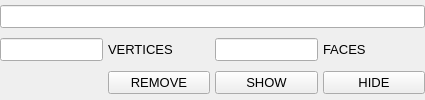
	<widget class="QWidget" name="panelSurface">
	  <property name="sizePolicy">
	    <sizepolicy hsizetype="Expanding" vsizetype="Fixed">
	      <horstretch>0</horstretch>
	      <verstretch>0</verstretch>
	    </sizepolicy>
	  </property>
	  <property name="visible">
	    <bool>false</bool>
	  </property>

	  <layout class="QGridLayout" name="panelSurfaceGridLayout">
	    <property name="leftMargin">
	      <number>0</number>
	    </property>
	    <property name="topMargin">
	      <number>0</number>
	    </property>
	    <property name="rightMargin">
	      <number>0</number>
	    </property>
	    <property name="bottomMargin">
	      <number>0</number>
	    </property>
	    <property name="spacing">
	      <number>5</number>
	    </property>

	    <item row="0" column="0" colspan="4">
	      <widget class="QLineEdit" name="editSurfaceStatus">
		<property name="sizePolicy">
		  <sizepolicy hsizetype="Expanding" vsizetype="Fixed">
		    <horstretch>1</horstretch>
		    <verstretch>0</verstretch>
		  </sizepolicy>
		</property>
		<property name="text">
		  <string/>
		</property>
		<property name="readOnly">
		  <bool>true</bool>
		</property>
		<property name="font">
		  <font>
		    <pointsize>10</pointsize>
		  </font>
		</property>
		<property name="alignment">
		  <set>Qt::AlignCenter</set>
		</property>
	      </widget>
	    </item>

	    <item row="1" column="0">
	      <widget class="QLineEdit" name="editSurfaceVertices">
		<property name="sizePolicy">
		  <sizepolicy hsizetype="Expanding" vsizetype="Fixed">
		    <horstretch>1</horstretch>
		    <verstretch>0</verstretch>
		  </sizepolicy>
		</property>
		<property name="text">
		  <string/>
		</property>
		<property name="readOnly">
		  <bool>true</bool>
		</property>
		<property name="font">
		  <font>
		    <pointsize>10</pointsize>
		  </font>
		</property>
	      </widget>
	    </item>

	    <item row="1" column="1">
	      <widget class="QLabel" name="labelSurfaceVertices">
		<property name="sizePolicy">
		  <sizepolicy hsizetype="Expanding" vsizetype="Fixed">
		    <horstretch>1</horstretch>
		    <verstretch>0</verstretch>
		  </sizepolicy>
		</property>
		<property name="margin">
		  <number>5</number>
		</property>
		<property name="alignment">
		  <set>Qt::AlignLeft|Qt::AlignVCenter</set>
		</property>
		<property name="text">
		  <string>VERTICES</string>
		</property>
		<property name="font">
		  <font>
		    <pointsize>10</pointsize>
		  </font>
		</property>
	      </widget>
	    </item>

	    <item row="1" column="2">
	      <widget class="QLineEdit" name="editSurfaceFaces">
		<property name="sizePolicy">
		  <sizepolicy hsizetype="Expanding" vsizetype="Fixed">
		    <horstretch>1</horstretch>
		    <verstretch>0</verstretch>
		  </sizepolicy>
		</property>
		<property name="text">
		  <string/>
		</property>
		<property name="readOnly">
		  <bool>true</bool>
		</property>
		<property name="font">
		  <font>
		    <pointsize>10</pointsize>
		  </font>
		</property>
	      </widget>
	    </item>

	    <item row="1" column="3">
	      <widget class="QLabel" name="labelSurfaceFaces">
		<property name="sizePolicy">
		  <sizepolicy hsizetype="Expanding" vsizetype="Fixed">
		    <horstretch>1</horstretch>
		    <verstretch>0</verstretch>
		  </sizepolicy>
		</property>
		<property name="margin">
		  <number>5</number>
		</property>
		<property name="alignment">
		  <set>Qt::AlignLeft|Qt::AlignVCenter</set>
		</property>
		<property name="text">
		  <string>FACES</string>
		</property>
		<property name="font">
		  <font>
		    <pointsize>10</pointsize>
		  </font>
		</property>
	      </widget>
	    </item>

	    <item row="2" column="1">
	      <widget class="QPushButton" name="pushButtonSurfaceRemove">
		<property name="sizePolicy">
		  <sizepolicy hsizetype="Expanding" vsizetype="Fixed">
		    <horstretch>1</horstretch>
		    <verstretch>0</verstretch>
		  </sizepolicy>
		</property>
		<property name="text">
		  <string>REMOVE</string>
		</property>
		<property name="font">
		  <font>
		    <pointsize>10</pointsize>
		  </font>
		</property>
	      </widget>
	    </item>

	    <item row="2" column="2">
	      <widget class="QPushButton" name="pushButtonSurfaceShow">
		<property name="sizePolicy">
		  <sizepolicy hsizetype="Expanding" vsizetype="Fixed">
		    <horstretch>1</horstretch>
		    <verstretch>0</verstretch>
		  </sizepolicy>
		</property>
		<property name="text">
		  <string>SHOW</string>
		</property>
		<property name="font">
		  <font>
		    <pointsize>10</pointsize>
		  </font>
		</property>
	      </widget>
	    </item>

	    <item row="2" column="3">
	      <widget class="QPushButton" name="pushButtonSurfaceHide">
		<property name="sizePolicy">
		  <sizepolicy hsizetype="Expanding" vsizetype="Fixed">
		    <horstretch>1</horstretch>
		    <verstretch>0</verstretch>
		  </sizepolicy>
		</property>
		<property name="text">
		  <string>HIDE</string>
		</property>
		<property name="font">
		  <font>
		    <pointsize>10</pointsize>
		  </font>
		</property>
	      </widget>
	    </item>


	  </layout> <!-- "panelSurfaceGridLayout" -->
	</widget>
